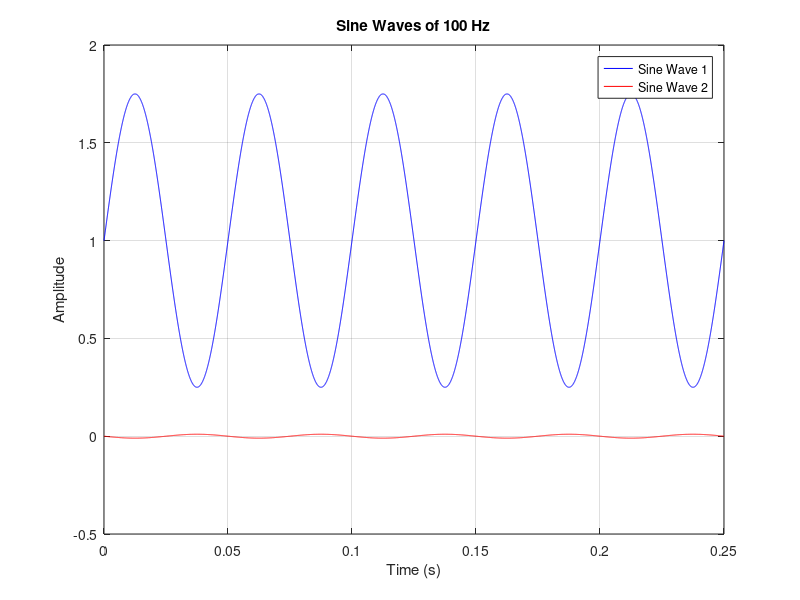
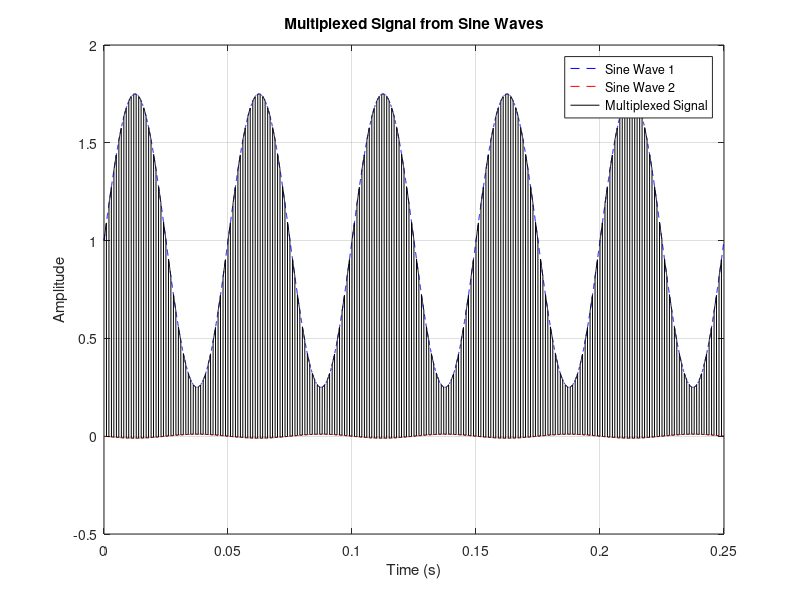

These charts were generated, in order, by the following MATLAB code:
% Parameters
fmecha = 20;                % Frequency of the sine waves (Hz)
fsampling = 27000;              % Sampling frequency (Hz)
fswitch = 1000;
t = 0:1/fsampling:5/fmecha;          % Time vector (1 second duration)

% Sine wave parameters
A1 = 0.75;                 % Amplitude of the first sine wave
A2 = 0.01;               % Amplitude of the second sine wave
offset1 = 1;           % Offset of the first sine wave
offset2 = 0;         % Offset of the second sine wave
phase_shift = pi;      % Phase shift (180 degrees)

% Generate sine waves
y1 = A1 * sin(2 * pi * fmecha * t) + offset1;  % First sine wave
y2 = A2 * sin(2 * pi * fmecha * t + phase_shift) + offset2;  % Second sine wave

% Plotting
figure;
plot(t, y1, 'b', 'DisplayName', 'Sine Wave 1');
hold on;
plot(t, y2, 'r', 'DisplayName', 'Sine Wave 2');
hold off;

% Formatting the plot
title('Sine Waves of 100 Hz');
xlabel('Time (s)');
ylabel('Amplitude');
legend show;
grid on;

% Create a new signal by multiplexing y1 and y2
num_points = fsampling/fswitch;  % Number of points to take from each signal
num_cycles = floor(length(t) / (2 * num_points));  % Number of complete cycles
new_signal = zeros(1, length(t));  % Preallocate new signal

for i = 1:num_cycles
    start_index = (i - 1) * 2 * num_points + 1;
    new_signal(start_index:start_index + num_points - 1) = y1(start_index:start_index + num_points - 1);
    new_signal(start_index + num_points:start_index + 2 * num_points - 1) = y2(start_index + num_points:start_index + 2 * num_points - 1);
end

% Plotting the new multiplexed signal
figure;
plot(t, y1, 'b--', 'DisplayName', 'Sine Wave 1');hold on;
plot(t, y2, 'r--', 'DisplayName', 'Sine Wave 2');
plot(t(1:length(new_signal)), new_signal, 'k', 'DisplayName', 'Multiplexed Signal');
hold off;

% Formatting the plot
title('Multiplexed Signal from Sine Waves');
xlabel('Time (s)');
ylabel('Amplitude');
legend show;
grid on;